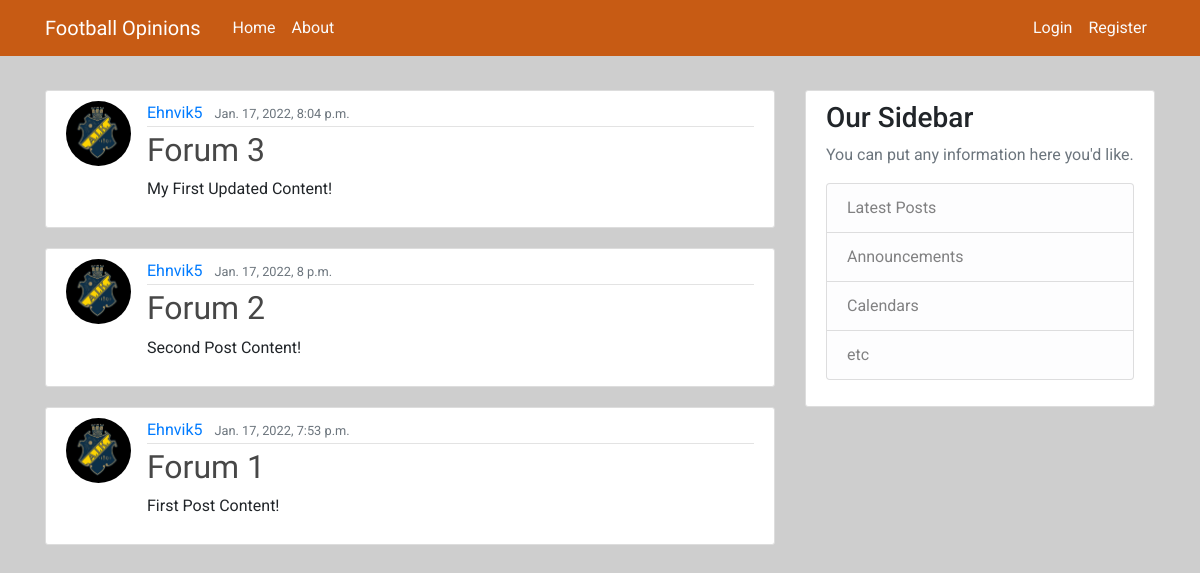
/, run on an earlier commit of the app's database.
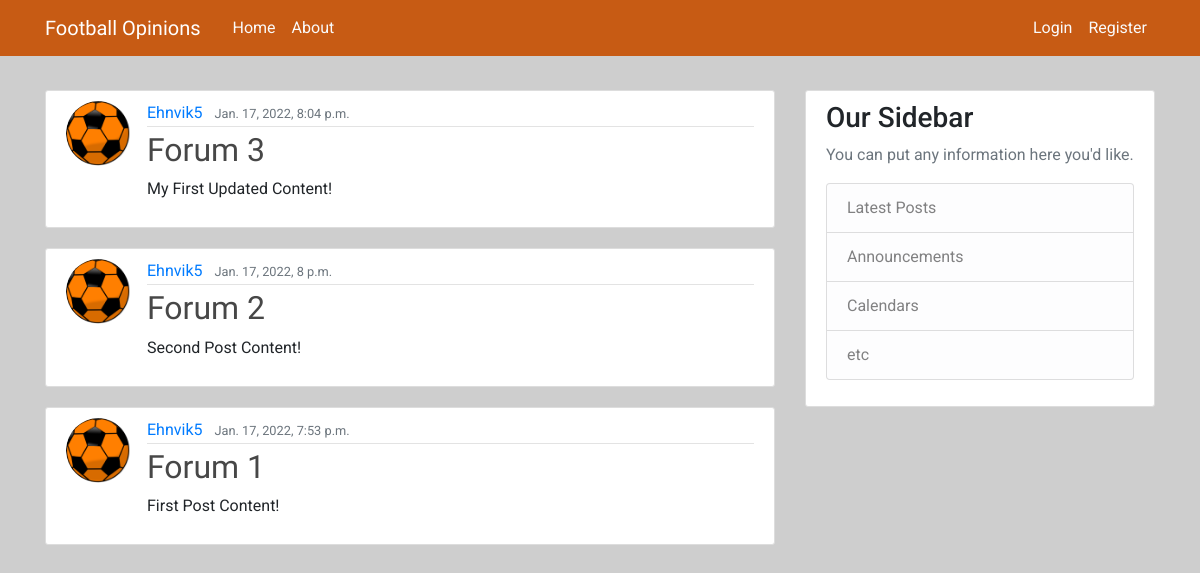
And on a later commit of the database.
### forum/models.py (models this page shows, shortened)
class Post(models.Model):
    title = models.CharField(max_length=100)
    content = models.TextField()
    date_posted = models.DateTimeField(default=timezone.now)
    author = models.ForeignKey(User, on_delete=models.CASCADE)

### users/models.py (models this page shows, shortened)
class Profile(models.Model):
    user = models.OneToOneField(User, on_delete=models.CASCADE)
    image = models.ImageField(default='default.jpg', upload_to='profile_pics')

### forum/views.py (the view)
# urls.py: path('', PostListView.as_view(), name='forum-home'),
class PostListView(ListView):
    model = Post
    template_name = 'forum/home.html'
    context_object_name = 'posts'
    ordering = ['-date_posted']

### forum/templates/forum/home.html
{% extends "forum/base.html" %}
{% block content %}
    {% for post in posts %}
        <article class="media content-section">
          <img class="rounded-circle article-img" src="{{ post.author.profile.image.url }}">
          <div class="media-body">
            <div class="article-metadata">
              <a class="mr-2" href="#">{{ post.author }}</a>
              <small class="text-muted">{{ post.date_posted }}</small>
            </div>
            <h2><a class="article-title" href="{% url 'post-detail' post.id %}">{{ post.title }}</a></h2>
            <p class="article-content">{{ post.content }}</p>
          </div>
        </article>
    {% endfor %}
{% endblock content %}

What changed in the data, as far as the page shows it:
changed through a linked row, Post "Forum 3": author.profile.image: a different picture
changed through a linked row, Post "Forum 2": author.profile.image: a different picture
changed through a linked row, Post "Forum 1": author.profile.image: a different picture
